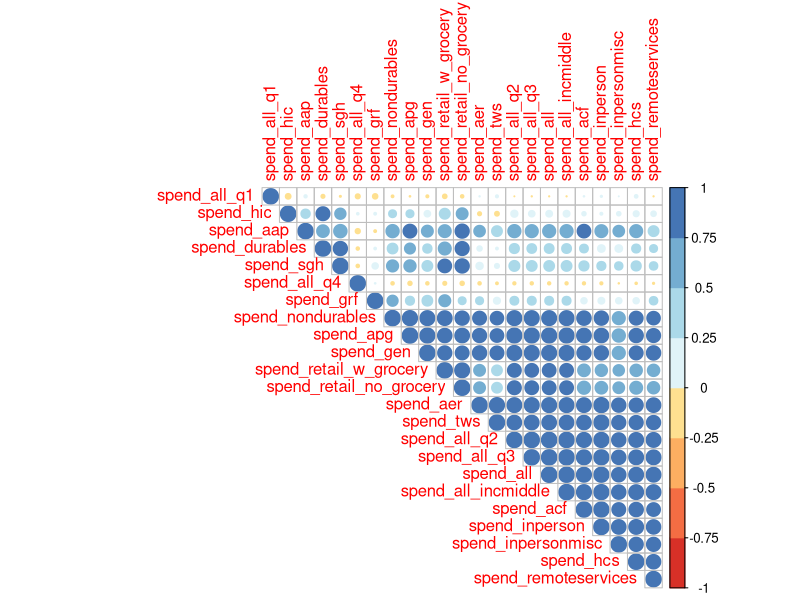

R code for this plot: (Note: this script raises an error after producing the figure.)
library(openxlsx)
library(lubridate)
library(corrplot)
library(RColorBrewer)
library(forecast)

data <- read.xlsx("combined_data.xlsx")

# Convertir las columnas de fecha a una sola columna de fecha
data$date <- as.Date(data$date, origin = "1899-12-30")

# Reemplazamos na con la media de la columna
data[is.na(data)] <- sapply(data, function(x) mean(x, na.rm = TRUE))

#Agregamos los datos de todos los estados
data <- aggregate(x = data, by = list(data$date), FUN = mean)

# Gráfico de correlaciones
numeric_columns <- names(data)[grepl("spend_", names(data))]
Correlation_matrix <-cor(data[numeric_columns])
corrplot(Correlation_matrix, type="upper", order="hclust",
         col=brewer.pal(n=8, name="RdYlBu"))

#Ploteo de las series a analizar
ggplot(data, aes(date)) +       # Create ggplot2 plot
  geom_line(aes(y = spend_durables, color = "spend_durables", group=1, )) +
  geom_line(aes(y = spend_nondurables, color = "spend_nondurables", group=1)) +
  geom_line(aes(y = spend_remoteservices, color = "spend_remoteservices", group=1)) +
  geom_line(aes(y = spend_inperson, color = "spend_inperson", group=1)) +
  labs(y = "Value", x= "Date", lintype = "Legend")


#Dividimos los datos quitando el último año para ponerlo como test
data_train <- data[data$date < "2024-01-01",]
data_test <- data[data$date >= "2024-01-01",]

###Estudio individual de cada serie
  #spend_durables

#Calculamos las diferencias entre días
dif_spend_durables <- diff(ts(data$spend_durables))

#Ploteo de las diferencias
plot(dif_spend_durables, type ="l", main = "Diferencias spend_durables", col = "red")

#Variaciones de las diferencias con función de densidad
hist(dif_spend_durables, probability = TRUE, breaks = 30 , ylim = c(0, 20) , main = "spend_durables Distribución", col = "red") #con breaks definimos los intervalos
lines(density(dif_spend_durables), lwd = 3)


#DESCOMPOSICION SERIES
#Método LOESS
flour.spend_durables <- log1p(ts(data$spend_durables, frequency = 52))
flour.stl.spend_durables <- stl(flour.spend_durables, s.window = "period")
plot(flour.stl.spend_durables)

#Método medias móviles
flour.dec.spend_durables <- decompose(flour.spend_durables)
plot(flour.dec.spend_durables)

#Suavizado y predicción por el método de HOLT-WINTERS
spend_durables.hw <- HoltWinters(ts(data_train$spend_durables, frequency = 52))
head(spend_durables.hw)
plot(spend_durables.hw, col = "blue", col.predicted = "red")
spend_durables.fore <- forecast(spend_durables.hw, h=52)
plot(spend_durables.fore)
accuracy(spend_durables.fore, data_test$spend_durables)


#spend_nondurables

#Calculamos las diferencias entre días
dif_spend_nondurables <- diff(ts(data$spend_nondurables))

#Ploteo de las diferencias
plot(dif_spend_nondurables, type ="l", main = "Diferencias spend_nondurables", col = "red")

#Variaciones de las diferencias con función de densidad
hist(dif_spend_nondurables, probability = TRUE, breaks = 30 , ylim = c(0, 20) , main = "spend_nondurables Distribución", col = "red") #con breaks definimos los intervalos
lines(density(dif_spend_nondurables), lwd = 3)


#DESCOMPOSICION SERIES
#Método LOESS
flour.spend_nondurables <- log1p(ts(data$spend_nondurables, frequency = 52))
flour.stl.spend_nondurables <- stl(flour.spend_nondurables, s.window = "period")
plot(flour.stl.spend_nondurables)

#Método medias móviles
flour.dec.spend_nondurables <- decompose(flour.spend_nondurables)
plot(flour.dec.spend_nondurables)

#Suavizado y predicción por el método de HOLT-WINTERS
spend_nondurables.hw <- HoltWinters(ts(data_train$spend_nondurables, frequency = 52))
head(spend_nondurables.hw)
plot(spend_nondurables.hw, col = "blue", col.predicted = "red")
spend_nondurables.fore <- forecast(spend_nondurables.hw, h=52)
plot(spend_nondurables.fore)
accuracy(spend_nondurables.fore, data_test$spend_nondurables)

#spend_remoteservices

#Calculamos las diferencias entre días
dif_spend_remoteservices <- diff(ts(data$spend_remoteservices))

#Ploteo de las diferencias
plot(dif_spend_remoteservices, type ="l", main = "Diferencias spend_remoteservices", col = "red")

#Variaciones de las diferencias con función de densidad
hist(dif_spend_remoteservices, probability = TRUE, breaks = 30 , ylim = c(0, 20) , main = "spend_remoteservices Distribución", col = "red") #con breaks definimos los intervalos
lines(density(dif_spend_remoteservices), lwd = 3)


#DESCOMPOSICION SERIES
#Método LOESS
flour.spend_remoteservices <- log1p(ts(data$spend_remoteservices, frequency = 52))
flour.stl.spend_remoteservices <- stl(flour.spend_remoteservices, s.window = "period")
plot(flour.stl.spend_remoteservices)

#Método medias móviles
flour.dec.spend_remoteservices <- decompose(flour.spend_remoteservices)
plot(flour.dec.spend_remoteservices)

#Suavizado y predicción por el método de HOLT-WINTERS
spend_remoteservices.hw <- HoltWinters(ts(data_train$spend_remoteservices, frequency = 52))
head(spend_remoteservices.hw)
plot(spend_remoteservices.hw, col = "blue", col.predicted = "red")
spend_remoteservices.fore <- forecast(spend_remoteservices.hw, h=52)
plot(spend_remoteservices.fore)
accuracy(spend_remoteservices.fore, data_test$spend_remoteservices)


#spend_inperson

#Calculamos las diferencias entre días
dif_spend_inperson <- diff(ts(data$spend_inperson))

#Ploteo de las diferencias
plot(dif_spend_inperson, type ="l", main = "Diferencias spend_inperson", col = "red")

#Variaciones de las diferencias con función de densidad
hist(dif_spend_inperson, probability = TRUE, breaks = 30 , ylim = c(0, 20) , main = "spend_inperson Distribución", col = "red") #con breaks definimos los intervalos
lines(density(dif_spend_inperson), lwd = 3)


#DESCOMPOSICION SERIES
#Método LOESS
flour.spend_inperson <- log1p(ts(data$spend_inperson, frequency = 52))
flour.stl.spend_inperson <- stl(flour.spend_inperson, s.window = "period")
plot(flour.stl.spend_inperson)

#Método medias móviles
flour.dec.spend_inperson <- decompose(flour.spend_inperson)
plot(flour.dec.spend_inperson)

#Suavizado y predicción por el método de HOLT-WINTERS
spend_inperson.hw <- HoltWinters(ts(data_train$spend_inperson, frequency = 52))
head(spend_inperson.hw)
plot(spend_inperson.hw, col = "blue", col.predicted = "red")
spend_inperson.fore <- forecast(spend_inperson.hw, h=52)
plot(spend_inperson.fore)
accuracy(spend_inperson.fore, data_test$spend_inperson)
